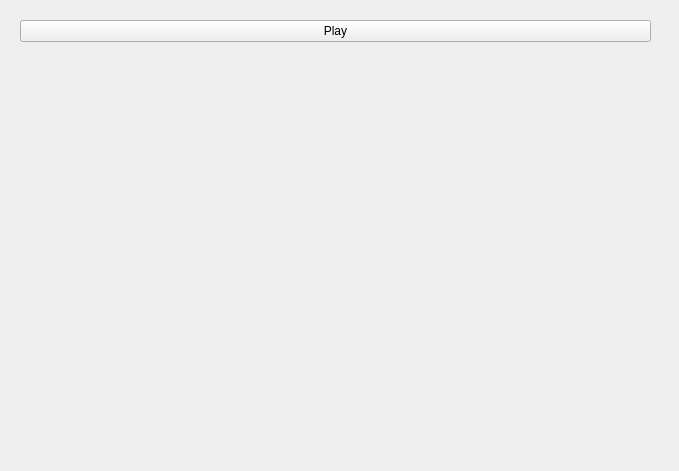
<?xml version="1.0" encoding="UTF-8"?>
<ui version="4.0">
 <class>VideoResults</class>
 <widget class="QWidget" name="VideoResults">
  <property name="geometry">
   <rect>
    <x>0</x>
    <y>0</y>
    <width>679</width>
    <height>471</height>
   </rect>
  </property>
  <property name="windowTitle">
   <string>Recognition Result</string>
  </property>
  <widget class="QWidget" name="verticalLayoutWidget_2">
   <property name="geometry">
    <rect>
     <x>20</x>
     <y>20</y>
     <width>631</width>
     <height>401</height>
    </rect>
   </property>
   <layout class="QVBoxLayout" name="cWLayout">
    <property name="spacing">
     <number>0</number>
    </property>
    <item>
     <widget class="QWidget" name="widget" native="true">
      <layout class="QVBoxLayout" name="verticalLayout_3">
       <property name="spacing">
        <number>0</number>
       </property>
       <property name="leftMargin">
        <number>0</number>
       </property>
       <property name="topMargin">
        <number>0</number>
       </property>
       <property name="rightMargin">
        <number>0</number>
       </property>
       <property name="bottomMargin">
        <number>0</number>
       </property>
       <item>
        <layout class="QHBoxLayout" name="buttonPanel">
         <property name="sizeConstraint">
          <enum>QLayout::SetMaximumSize</enum>
         </property>
         <item>
          <widget class="QPushButton" name="playButton">
           <property name="text">
            <string>Play</string>
           </property>
          </widget>
         </item>
        </layout>
       </item>
       <item>
        <widget class="QWidget" name="videoPanel" native="true">
         <layout class="QVBoxLayout" name="verticalLayout_4">
          <property name="leftMargin">
           <number>0</number>
          </property>
          <property name="topMargin">
           <number>0</number>
          </property>
          <property name="rightMargin">
           <number>0</number>
          </property>
          <property name="bottomMargin">
           <number>0</number>
          </property>
          <item>
           <layout class="QVBoxLayout" name="VideoPanelLayout"/>
          </item>
         </layout>
        </widget>
       </item>
       <item>
        <widget class="QLabel" name="personLabels">
         <property name="text">
          <string/>
         </property>
        </widget>
       </item>
      </layout>
     </widget>
    </item>
   </layout>
  </widget>
 </widget>
 <resources/>
 <connections/>
</ui>
